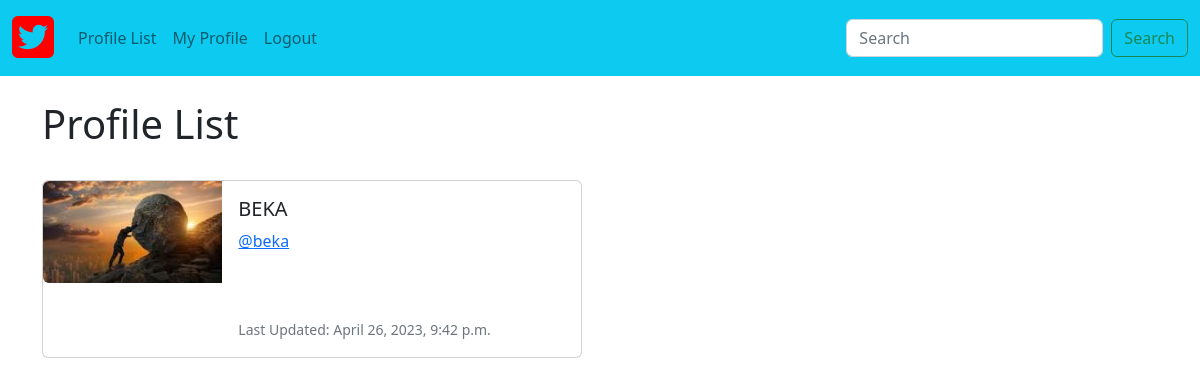
Screenshot of /profile_list/ (signed in) with the database file from the repository.
### twitter/models.py (models this page shows, shortened)
class Profile(models.Model):
	user = models.OneToOneField(User, on_delete=models.CASCADE)
	follows = models.ManyToManyField("self",
		related_name="followed_by",
		symmetrical=False,
		blank=True)
	date_modified = models.DateTimeField(User, auto_now=True)
	profile_image = models.ImageField(null=True, blank=True, upload_to="images/")

### twitter/views.py (the view)
# urls.py: path('profile_list/', views.profile_list, name='profile_list'),
def profile_list(request):
	if request.user.is_authenticated:
		profiles = Profile.objects.exclude(user=request.user)
		return render(request, 'profile_list.html', {"profiles":profiles})
	else:
		messages.success(request, ("You Must Be Logged In To View This Page..."))
		return redirect('home')

### twitter/templates/profile_list.html
{% extends 'base.html' %}
{% load static %}
{% block content %}
	<h1>Profile List</h1>
<br/>
{% if profiles %}
	{% for profile in profiles %}
		<div class="card mb-3" style="max-width: 540px;">
  <div class="row g-0">
    <div class="col-md-4">
      {% if profile.profile_image %}
      <img src="{{ profile.profile_image.url }}" width=200 height=200 class="img-fluid rounded-start" alt="{{profile.user.username}}">
      {% else %}
      <img src="{% static 'images/default_profile_pic.png' %}" class="img-fluid rounded-start" alt="Profile Image">
      {% endif %}
    </div>
    <div class="col-md-8">
      <div class="card-body">
        <h5 class="card-title">{{ profile.user.username }}</h5>
        <p class="card-text"><a href="{% url 'profile' profile.user.id %}">@{{ profile.user.username|lower }}</a></p>
        <br/><br/>
        <p class="card-text"><small class="text-muted">Last Updated: {{ profile.date_modified }}</small></p>
      </div>
    </div>
  </div>
</div>
<br/><br/>
	{% endfor %}
{% endif %}
{% endblock %}

### rows the page displays
Profile: profile_image (picture), user.username "BEKA", user.username "beka", date_modified "April 26, 2023, 9:42 p.m."
